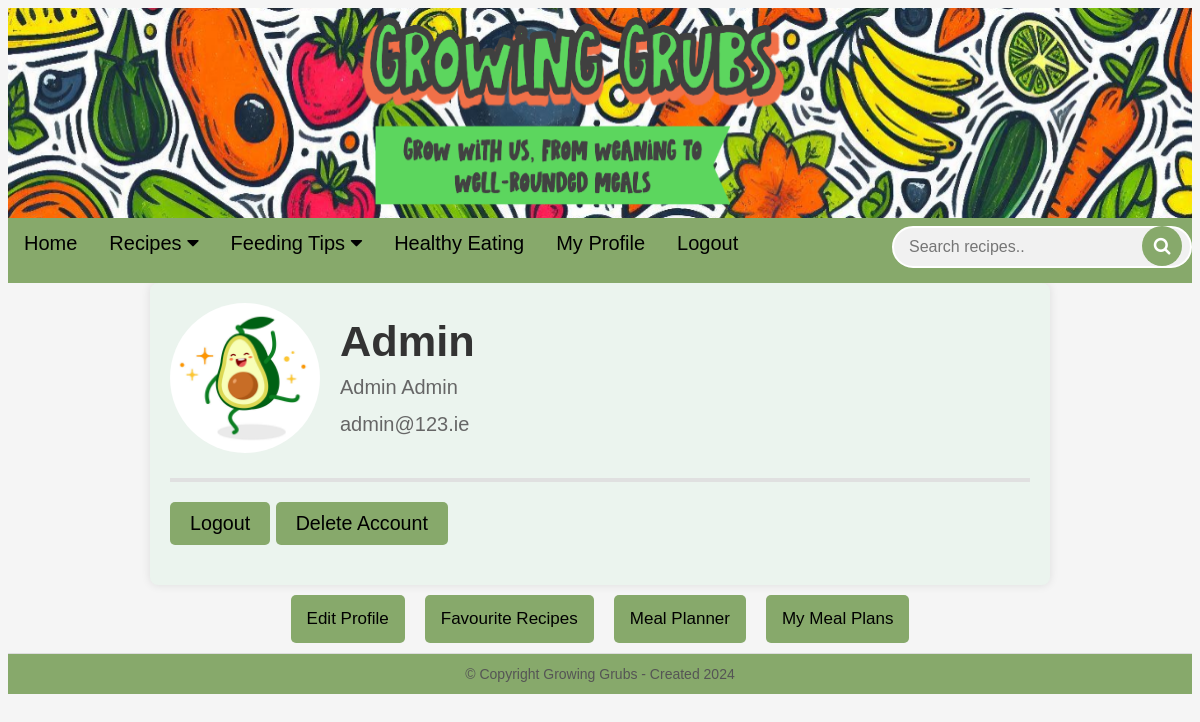
The page /profile (signed in) on the database as committed earlier.
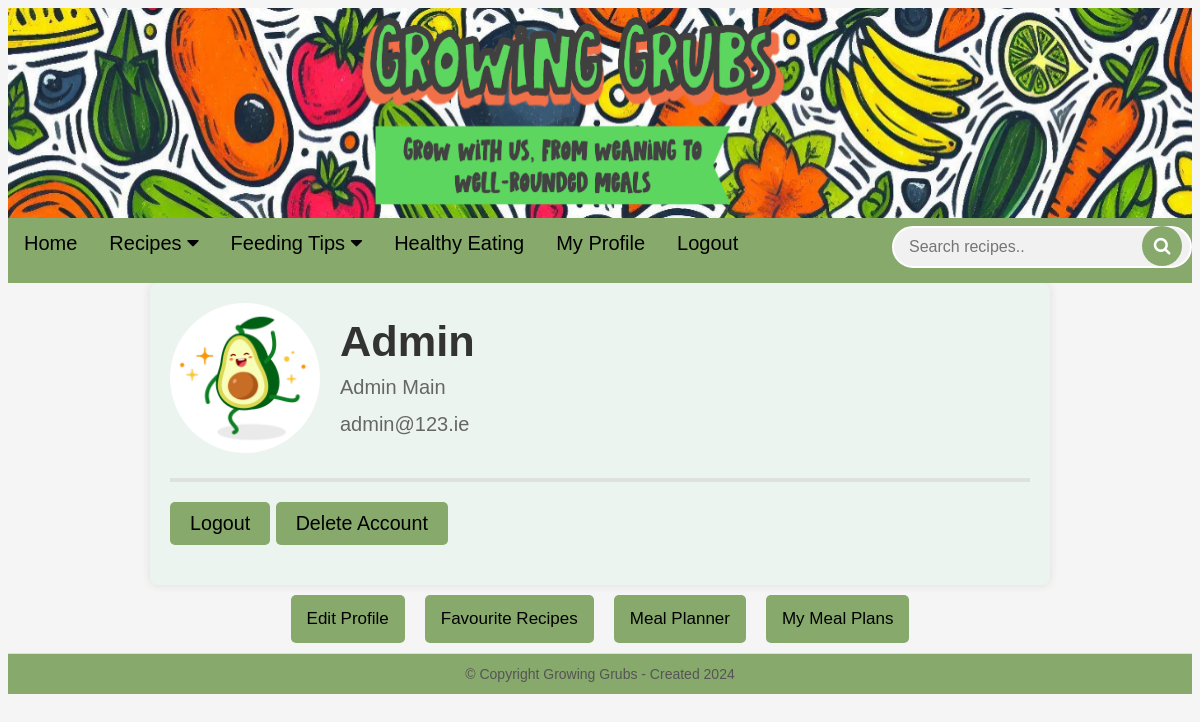
The same page on the database as committed later.
### mod/models.py (models this page shows, shortened)
class Users(UserMixin, db.Model):
    __tablename__ = 'users'
    id = db.Column(db.Integer, primary_key=True, autoincrement=True)
    profile_image = db.Column(db.String(100), nullable=True)
    username = db.Column(db.String(100), unique=True, nullable=False)
    first_name = db.Column(db.String(100), nullable=False)
    last_name = db.Column(db.String(100), nullable=False)
    email = db.Column(db.String(100), nullable=False)
    password = db.Column(db.String(100), nullable=False)
    favourites = db.relationship('Favourites', secondary=user_favourites, backref=db.backref('users', lazy='dynamic'))

### mod/app.py (the view)
@other_routes.route('/profile', methods=['GET', 'POST'])
@login_required
def profile():
    logger = current_app.logger
    available_profile_images = ['avo.jpg', 'cherries.jpg', 'orange.jpg', 'strawberry.jpg', 'watermelon.jpg']
    user_info = {
        'profile_image': current_user.profile_image,
        'username': current_user.username,
        'first_name': current_user.first_name,
        'last_name': current_user.last_name,
        'email': current_user.email,
        'favourites': current_user.favourites
    }
    logger.info(f"User favourites: {user_info['favourites']}")
    meal_plans = MealPlan.query.filter_by(user_id=current_user.id).all()
    logger.info(f'Fetched {len(meal_plans)} meal plans for user ID {current_user.id}.')
    meal_plan_details = {}
    for meal_plan in meal_plans:
        meal_plan_days = MealPlanDay.query.filter_by(meal_plan_id=meal_plan.id).all()
        days = [
            {
                'day': meal_plan_day.day,
                'breakfast': meal_plan_day.breakfast.title if meal_plan_day.breakfast else None,
                'lunch': meal_plan_day.lunch.title if meal_plan_day.lunch else None,
                'dinner': meal_plan_day.dinner.title if meal_plan_day.dinner else None
            }
            for meal_plan_day in meal_plan_days
        ]
        meal_plan_details[meal_plan.id] = {
            'name': meal_plan.name,
            'days': days
        }
        logger.info(f"Meal plan details for {meal_plan.name}: {days}")
    return render_template('profile.html',
                           user=user_info,
                           available_profile_images=available_profile_images,
                           meal_plans=meal_plans,
                           meal_plan_details=meal_plan_details)

### mod/user_manager.py (called while the page is built)
@login_manager.user_loader
def load_user(user_id):
    from mod.models import Users  # Local import to avoid circular dependency
    return Users.query.get(int(user_id))  # Retrieve user from the database using user_id

### templates/profile.html (shortened to what this page needs)
<!DOCTYPE html>
<html lang="en">
<head>
    <link rel="stylesheet" type="text/css" href="{{ url_for('other_routes.static', filename='css/homepage/main.css') }}">
    <link rel="stylesheet" type="text/css" href="{{ url_for('other_routes.static', filename='css/homepage/header.css') }}">
    <link rel="stylesheet" type="text/css" href="{{ url_for('other_routes.static', filename='css/homepage/main-content.css') }}">
    <link rel="stylesheet" type="text/css" href="{{ url_for('other_routes.static', filename='css/homepage/right-sidebar.css') }}">
    <link rel="stylesheet" type="text/css" href="{{ url_for('other_routes.static', filename='css/homepage/footer.css') }}">
    <link rel="stylesheet" type="text/css" href="{{ url_for('other_routes.static', filename='css/homepage/navbar.css') }}">
    <link rel="stylesheet" href="https://cdnjs.cloudflare.com/ajax/libs/font-awesome/4.7.0/css/font-awesome.min.css">
    <link rel="stylesheet" type="text/css" href="{{ url_for('other_routes.static', filename='css/profile.css') }}">
</head>
<body class="profile-page">
    <header class="header">
        <img class="header-image" src="static/images/growinggrubs_header_3.png" alt="header-image">
    </header>
    <nav class="navbar">
        {% include 'navbar.html' %}
    </nav>
    <main>
        <div class="profile-container">
            <div class="profile-header">
                <div class="profile-image">
                    <img src="{{ url_for('static', filename='images/profiles/' + (user.profile_image if user.profile_image else 'default.jpg')) }}" alt="Profile Image">
                </div>
                <div class="profile-info">
                    <h1>{{ user.username }}</h1>
                    <p>{{ user.first_name }} {{ user.last_name }}</p>
                    <p>{{ user.email }}</p>
                </div>
            </div>
            <div class="profile-actions">
                <form method="POST" action="{{ url_for('other_routes.logout') }}">
                    <button type="submit">Logout</button>
                    <button type="button" onclick="confirmDelete()">Delete Account</button>
                </form>
            </div>
        </div>
        <div class="tab-container">
            <button class="tablink" onclick="openTab(event, 'Edit_Profile')">Edit Profile</button>
            <button class="tablink" onclick="openTab(event, 'Recipes')">Favourite Recipes</button>
            <button class="tablink" onclick="window.location.href='{{ url_for('other_routes.meal_planner') }}'">Meal Planner</button>
            <button class="tablink" onclick="openTab(event, 'MyMealPlans')">My Meal Plans</button>
        </div>
    </main>
    <footer class="footer">
        <p class="footer_text">&#169 Copyright Growing Grubs - Created 2024</p>
    </footer>
</body>
</html>

### templates/navbar.html (shortened to what this page needs)
    <nav class="navbar">
    <a href="{{ url_for('other_routes.index') }}">Home</a>
    <div class="navbar_dropdown">
      <button class="dropdown">Recipes
        <i class="fa fa-caret-down"></i>
      </button>
    </div>
    <div class="navbar_dropdown">
      <button class="dropdown">Feeding Tips
        <i class="fa fa-caret-down"></i>
      </button>
    </div>
    <a href="{{ url_for('other_routes.healthy_eating') }}">Healthy Eating</a>
    {% if current_user.is_authenticated %}
      <a href="{{ url_for('other_routes.profile') }}" class="navbar-link">My Profile</a>
        <form method="POST" action="{{ url_for('other_routes.logout') }}">
            <button type="submit" class="navbar-logout">Logout</button>
        </form>
    {% else %}
        <a href="{{ url_for('other_routes.login') }}">Login</a>
        <a href="{{ url_for('other_routes.register_user') }}">Register</a>
    {% endif %}
    <div class="search-container">
      <form action="{{ url_for('other_routes.search') }}" method="post">
        <input type="text" placeholder="Search recipes.." name="search" required>
        <button type="submit"><i class="fa fa-search"></i></button>
      </form>
    </div>
    </nav>

### static/css/homepage/main.css (style rules this page uses)
html { font-size: calc(15px + 0.390625vw); margin: 0; padding: 0; height: 100%; font-family: Arial, sans-serif; background-color: #f5f5f5; color: #333; }
* { box-sizing: border-box; }

### static/css/homepage/header.css (style rules this page uses)
.header { padding: 0px; position: relative; text-align: center; color: #333; overflow-x: visible; margin: 0 auto; padding-top: 0; width: 100%; }
.header-image { background-size: cover; background-position: center; height: 210px; width: 100%; display: block; }

### static/css/homepage/main-content.css (style rules this page uses)
h1 { font-size: 24px; color: #333; margin-bottom: 15px; }
p { font-size: 20px; color: #555; line-height: 1.6; margin-bottom: 20px; }

### static/css/homepage/footer.css (style rules this page uses)
.footer { position: relative; left:0px; bottom:0px; height:40px; width:100%; display: flex; justify-content: center; align-items: center; background:#87a96b; color: black; text-align: center; border-top: 1px solid #ddd; padding: 20px; margin-top: auto; }
.footer_text { font-size: 14px; margin: 0; }

### static/css/homepage/navbar.css (style rules this page uses)
.navbar, .navbar-logout { display: flex; background-color: #87a96b; overflow: visible; position: sticky; top: 0; width: 100%; z-index: 1000; }
.navbar a { font-size: 20px; color: black; padding: 14px 16px; text-decoration: none; text-align: center; display: block; }
.navbar_dropdown { position: relative; display: inline-block; }
.navbar_dropdown .dropdown { font-size: 20px; border: none; outline: none; color: black; background-color: #87a96b; font-family: inherit; padding: 14px 16px; cursor: pointer; }
.search-container { margin-left: auto; padding-left: 20px; position: relative; }
.navbar input[type=text] { padding: 10px 15px; margin-top: 8px; font-size: 16px; border: 2px solid #fff; border-radius: 50px; background-color: #f1f1f1; width: 300px; transition: width 0.4s ease-in-out; }
.search-container button { position: absolute; right: 0; top: 8px; padding: 10px; margin-right: 10px; background-color: #87a96b; color: #fff; font-size: 15px; border: none; border-radius: 50%; cursor: pointer; transition: background-color 0.3s ease-in-out, transform 0.2s ease-in-out; width: 40px; height: 40px; display: flex; justify-content: center; align-items: center; }
.search-container button i { font-size: 18px; }
.navbar-logout { font-size: 20px; color: black; padding: 14px 16px; text-decoration: none; text-align: center; display: block; border: none; cursor: pointer; font-family: inherit; }

### static/css/profile.css (style rules this page uses)
.profile-container { max-width: 900px; margin: 0 auto; padding: 20px; background: #ebf4ee; border-radius: 8px; box-shadow: 0 0 10px rgba(0, 0, 0, 0.1); display: flex; flex-direction: column; }
.profile-header { display: flex; align-items: center; border-bottom: 4px solid #e0e0e0; padding-bottom: 20px; margin-bottom: 20px; }
.profile-image img { border-radius: 50%; width: 150px; height: 150px; object-fit: cover; margin-right: 20px; }
.profile-info { flex-grow: 1; }
.profile-info h1, .meal-plan-title { margin: 0; font-size: 2.2em; color: #333; }
.profile-info p { margin: 5px 0; color: #666; }
.profile-actions { display: flex; justify-content: space-between; margin-bottom: 20px; }
.profile-actions button, .button { padding: 10px 20px; font-size: 1em; color: black; background: #87a96b; border: none; border-radius: 5px; cursor: pointer; transition: background 0.3s ease; }
.tab-container { display: flex; justify-content: center; }
.tablink { margin: 10px; background-color: #87a96b; border: none; padding: 14px 16px; cursor: pointer; font-size: 17px; border: none; border-radius: 5px; transition: background 0.3s; }
input[type="text"], input[type="email"], select { width: 100%; padding: 10px; border: 1px solid #e0e0e0; border-radius: 5px; margin-bottom: 15px; }

Rows that differ between the two databases and show on the page:
changed Users "Admin": last_name "Admin" → "Main"
